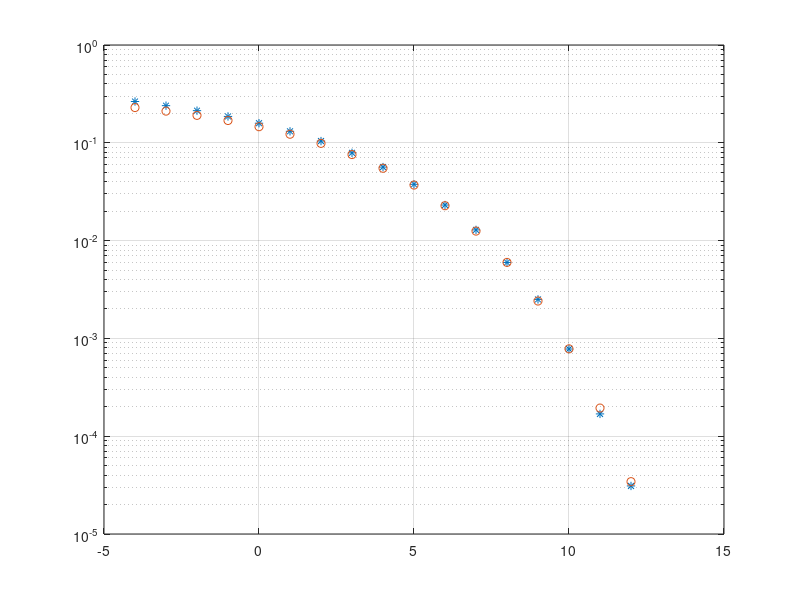

Write the MATLAB code that produced this figure.
clear all;
randomDataLength = 1000000; %bits
binaryData = randi([0 1],1,randomDataLength);
EsN0dB = [-4:1:12];

EsN0 = 10.^(EsN0dB / 10);
% line encoding
	nrzEncodedData = binaryData;
	nrzEncodedData(nrzEncodedData == 0) = -1;

	%serial to parallel conversion, split nrzEncodedData in to two bit streams, separating even/odd position bits
	nrzEncodedDataI = nrzEncodedData(1:2:length(nrzEncodedData));
	nrzEncodedDataQ = nrzEncodedData(2:2:length(nrzEncodedData));

	% modulation in the Hilbert space
	modulatedSignal = 1/sqrt(2) * complex(nrzEncodedDataI,nrzEncodedDataQ);

for i = 1:length(EsN0dB)
	% AWGN channel
	whiteNoise = sqrt(1/(2 * EsN0(i))) * complex(randn(1,length(modulatedSignal)),randn(1,length(modulatedSignal)));
	receivedSignal = modulatedSignal + whiteNoise;

	% demodulation
	demodOutI = real(receivedSignal);
	demodOutQ = imag(receivedSignal);

	% hard-decision decoding
	hardDecI = demodOutI >= 0;
	% hardDecI(hardDecI >= 0) = 1;
	% hardDecI(hardDecI < 0) = -1;
	hardDecQ=demodOutQ >= 0;
	% hardDecQ(hardDecQ >= 0) = 1;
	% hardDecQ(hardDecQ < 0) = -1;

	% Bit Error Rate estimation
	decodedData= zeros(1,randomDataLength);
	decodedData(1:2:randomDataLength) = hardDecI;
	decodedData(2:2:randomDataLength) = hardDecQ;

	ber(i) = sum(decodedData ~= binaryData) / randomDataLength

	theoreticalBer(i) = .5 * (2 * qfunc(sqrt(EsN0(i))) * (1 - 0.5 * qfunc(sqrt(EsN0(i)))))
end

% figure;
% subplot(1,2,1)
% plot(receivedSignal,'+');
% hold on;
% plot(modulatedSignal,'ro','MarkerFaceColor','r');
% subplot(1,2,2)
semilogy(EsN0dB,ber,'*',EsN0dB,theoreticalBer,'o');
grid on;


